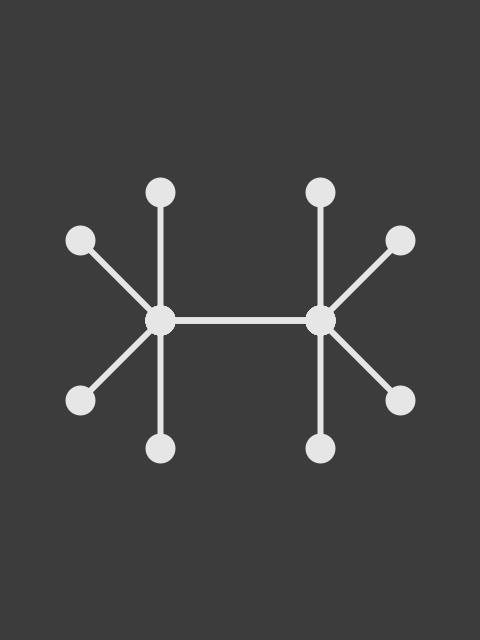
Frame 1 (no input)
Frame 2 (the mouse pressed at the canvas centre, redrawn once): identical to frame 1, image omitted

The Processing sketch that drew this single still picture (run headless with seeded random() and noise(); the mouse was pressed at the canvas centre and the sketch redrawn once):

// Processing sketch: good_will_hunting
// ── good_will_hunting.pde
// Manuale di Programmazione Cinematografica
// Daniele Olmisani, 2015

// Good Will Hunting (1997)


final color PAPER = color(60);
final color INK = color(230);


void setup() {
  size(480, 640);
  noLoop();
}


void draw() {

  final float S = 0.05*min(width, height);
  
  translate(0.5*width, 0.5*height);
  
  background(PAPER);
  fill(INK);
  stroke(INK);
  
  strokeWeight(0.25*S);
  
  float w1 = width/3.0;
  float w2 = width/6.0;
  
  float h1 = height/5.0;
  float h2 = height/8.0;
  
  lines(-w2, 0, w2, 0, S);
  lines( w2, 0, w1, h2, S);
  lines( w2, 0, w2, h1, S);
  
  save("good-will-hunting.png");
}


void points(float x, float y, float s) {
  ellipse( x,  y, s, s);
  ellipse( x, -y, s, s);
  ellipse(-x,  y, s, s);
  ellipse(-x, -y, s, s);
}


void lines(float x1, float y1, float x2, float y2, float s) {
  line( x1,  y1,  x2,  y2);
  line(-x1,  y1, -x2,  y2);
  line( x1, -y1,  x2, -y2);
  line(-x1, -y1, -x2, -y2);
  points(x1, y1, s);
  points(x2, y2, s);
}
